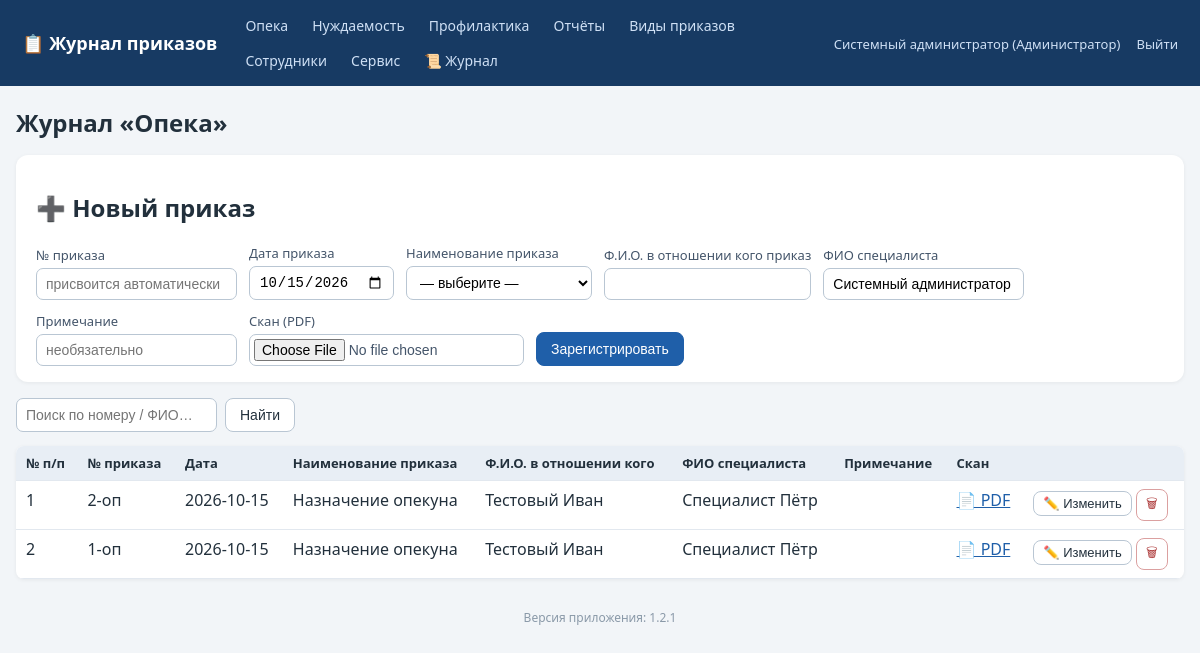
Screenshot of /journal/opeka (signed in) with the database file from the repository.
### tables this page shows
CREATE TABLE employees (
    id INTEGER PRIMARY KEY AUTOINCREMENT,
    full_name TEXT NOT NULL,
    position TEXT NOT NULL DEFAULT '',
    login TEXT UNIQUE,
    password_hash TEXT,
    role_id INTEGER REFERENCES roles(id)
, pwd_changed_at TEXT);

CREATE TABLE roles (
    id INTEGER PRIMARY KEY AUTOINCREMENT,
    name TEXT UNIQUE NOT NULL
);

CREATE TABLE orders (
    id INTEGER PRIMARY KEY AUTOINCREMENT,
    journal TEXT NOT NULL,           -- opeka / nuzhdaemost / profilaktika
    order_number TEXT NOT NULL,      -- номер приказа, напр. "12-оп"
    order_date TEXT NOT NULL,        -- ГГГГ-ММ-ДД
    order_type_id INTEGER REFERENCES order_types(id),
    person_fio TEXT NOT NULL DEFAULT '',   -- ФИО в отношении кого
    specialist_fio TEXT NOT NULL DEFAULT '', -- ФИО специалиста
    scan_path TEXT,
    created_at TEXT DEFAULT CURRENT_TIMESTAMP
, note TEXT NOT NULL DEFAULT '');

CREATE TABLE order_types (
    id INTEGER PRIMARY KEY AUTOINCREMENT,
    kind TEXT NOT NULL,              -- вид приказа (название журнала)
    name TEXT NOT NULL,              -- наименование приказа
    UNIQUE(kind, name)
);

### app.py (the view)
@app.route('/journal/<journal>')
def journal_list(journal):
    if journal not in JOURNAL_TYPES:
        abort(404)
    user = current_user()
    if not can_access_journal(user, journal):
        abort(403)
    q = request.args.get('q', '').strip()
    conn = get_db()
    sql = ('SELECT o.*, t.name AS type_name FROM orders o '
           'LEFT JOIN order_types t ON t.id=o.order_type_id WHERE o.journal=?')
    params = [journal]
    if q:
        sql += ' AND (o.order_number LIKE ? OR o.person_fio LIKE ? OR o.specialist_fio LIKE ?)'
        like = f'%{q}%'
        params += [like, like, like]
    sql += (' ORDER BY o.order_date DESC, '
            "CAST(NULLIF(SUBSTR(o.order_number, 1, INSTR(o.order_number || '-', '-')), '') AS INTEGER) DESC")
    rows = conn.execute(sql, params).fetchall()
    types = conn.execute('SELECT * FROM order_types WHERE kind=? ORDER BY name',
                         (journal,)).fetchall()
    today = date.today().isoformat()
    conn.close()
    return render_template('journal.html', journal=journal, title=JOURNAL_TITLES[journal],
                           rows=rows, types=types, today=today, q=q)

### app.py (called while the page is built)
@app.after_request
def log_request(response):
    try:
        uid = session.get('user_id')
        status = response.status_code
        lvl = logging.WARNING if status >= 400 else logging.INFO
        log.log(lvl, f'[HTTP] {request.method} {request.path} -> {status} '
                     f'(IP: {request.remote_addr}, user_id: {uid or "-"})')
        if status == 403:
            audit('ОТКАЗ В ДОСТУПЕ (403)', f'{request.method} {request.path}')
        if (request.endpoint == 'login' and request.method == 'POST'
                and status == 200):
            log.warning(f'[БЕЗОПАСНОСТЬ] Неудачная попытка входа: логин '
                        f"'{request.form.get('login','')}' от IP "
                        f"{request.remote_addr}")
    except Exception:
        pass
    return response

def get_db():
    conn = sqlite3.connect(DB_PATH)
    conn.row_factory = sqlite3.Row
    conn.execute('PRAGMA foreign_keys = ON')
    return conn

def current_user():
    uid = session.get('user_id')
    if not uid:
        return None
    conn = get_db()
    u = conn.execute('SELECT e.*, r.name AS role_name FROM employees e '
                     'LEFT JOIN roles r ON r.id=e.role_id WHERE e.id=?', (uid,)).fetchone()
    conn.close()
    return u

def can_access_journal(user, journal):
    if not user:
        return False
    if user['role_name'] == 'Администратор':
        return True
    return user['role_name'] in ROLE_ACCESS[journal]

@app.before_request
def _guard():
    open_exceptions = ('login', 'logout', 'static')
    if request.endpoint in open_exceptions:
        return
    if not session.get('user_id'):
        return redirect(url_for('login'))

@app.context_processor
def inject_globals():
    user = current_user()
    journals = [j for j in JOURNAL_TYPES if user and can_access_journal(user, j)]
    return dict(
        cu=user,
        accessible_journals=[(j, JOURNAL_TITLES[j]) for j in journals],
        all_journals=[(j, JOURNAL_TITLES[j]) for j in JOURNAL_TYPES],
        journal_titles=JOURNAL_TITLES,
        all_roles=ALL_ROLES,
        app_version=APP_VERSION,
    )

### templates/journal.html (shortened to what this page needs)
{% extends 'base.html' %}
{% block content %}
<h1>Журнал «{{ title }}»</h1>
<div class="panel">
  <h2>➕ Новый приказ</h2>
  <form method="post" action="{{ url_for('journal_create', journal=journal) }}" enctype="multipart/form-data">
    <label>№ приказа <input name="order_number" placeholder="присвоится автоматически"></label>
    <label>Дата приказа <input type="date" name="order_date" value="{{ today }}"></label>
    <label>Наименование приказа
      <select name="order_type_id" required>
        <option value="">— выберите —</option>
      </select>
    </label>
    <label>Ф.И.О. в отношении кого приказ <input name="person_fio" required></label>
    <label>ФИО специалиста <input name="specialist_fio" value="{{ cu.full_name if cu else '' }}"></label>
    <label>Примечание <input name="note" placeholder="необязательно"></label>
    <label>Скан (PDF) <input type="file" name="scan" accept=".pdf,application/pdf"></label>
    <button class="btn primary" type="submit">Зарегистрировать</button>
  </form>
</div>
<form method="get" class="searchbar no-print">
  <input name="q" value="{{ q }}" placeholder="Поиск по номеру / ФИО…">
  <button class="btn">Найти</button>
</form>
<table class="grid">
  <tr><th>№ п/п</th><th>№ приказа</th><th>Дата</th><th>Наименование приказа</th>
      <th>Ф.И.О. в отношении кого</th><th>ФИО специалиста</th><th>Примечание</th><th>Скан</th><th class="no-print"></th></tr>
  {% for r in rows %}
  <tr>
    <td>{{ loop.index }}</td>
    <td>{{ r.order_number }}</td>
    <td>{{ r.order_date }}</td>
    <td>{{ r.type_name or '—' }}</td>
    <td>{{ r.person_fio }}</td>
    <td>{{ r.specialist_fio }}</td>
    <td>{{ r.note if 'note' in r.keys() else '' }}</td>
    <td>{% if r.scan_path %}<a href="{{ url_for('order_scan', oid=r.id) }}" target="_blank">📄 PDF</a>{% else %}—{% endif %}</td>
    <td class="actions no-print">
      <button class="btn sm" data-id="{{ r.id }}" data-number="{{ r.order_number }}" data-date="{{ r.order_date }}"
              data-typeid="{{ r.order_type_id or '' }}" data-person="{{ r.person_fio }}" data-spec="{{ r.specialist_fio }}"
              data-note="{{ r.note if 'note' in r.keys() else '' }}"
              onclick="openEdit(this)">✏️ Изменить</button>
      <form method="post" action="{{ url_for('order_delete', oid=r.id) }}" style="display:inline"
            onsubmit="return confirm('Удалить приказ?')"><button class="btn sm danger">🗑</button></form>
    </td>
  </tr>
  {% endfor %}
</table>
{% endblock %}

### templates/base.html (shortened to what this page needs)
<!DOCTYPE html>
<html lang="ru">
<head>
<link rel="stylesheet" href="{{ url_for('static', filename='style.css') }}">
</head>
<body>
<header class="topbar no-print">
  <div class="brand"><a href="{{ url_for('index') }}">📋 Журнал приказов</a></div>
  <nav>
    {% for j, t in accessible_journals %}
      <a href="{{ url_for('journal_list', journal=j) }}">{{ t }}</a>
    {% endfor %}
    {% if cu and (cu.role_name in ['Администратор','Куратор']) %}
      <a href="{{ url_for('reports') }}">Отчёты</a>
    {% endif %}
    <a href="{{ url_for('order_types') }}">Виды приказов</a>
    {% if cu and cu.role_name == 'Администратор' %}
      <a href="{{ url_for('employees') }}">Сотрудники</a>
      <a href="{{ url_for('service') }}">Сервис</a>
      <a href="{{ url_for('logs_view') }}" title="Журнал логирования">📜 Журнал</a>
    {% endif %}
  </nav>
  <div class="userbox">
    {% if cu %}
      <a href="{{ url_for('profile') }}" title="Сменить пароль">{{ cu.full_name }} ({{ cu.role_name }})</a>
      <a href="{{ url_for('logout') }}">Выйти</a>
    {% endif %}
  </div>
</header>
<main class="container">
  {% block content %}{% endblock %}
</main>
<footer class="foot no-print">Версия приложения: {{ app_version }}</footer>
</body>
</html>

### static/style.css (style rules this page uses)
:root { --bs:#1f5fa9;--bg:#f2f5f8;--tx:#22303c; }
* { box-sizing:border-box }
body { margin:0;font-family:"Segoe UI",Arial,sans-serif;background:var(--bg);color:var(--tx); }
a { color:var(--bs); }
.topbar { display:flex;align-items:center;gap:18px;flex-wrap:wrap;background:#173a63;color:#fff;padding:10px 22px; }
.topbar .brand a { color:#fff;font-weight:700;font-size:18px;text-decoration:none; }
.topbar nav { display:flex;gap:4px;flex-wrap:wrap;flex:1; }
.topbar nav a { color:#cfe0f5;text-decoration:none;padding:6px 10px;border-radius:6px;font-size:14px; }
.userbox a { color:#cfe0f5;text-decoration:none;font-size:13px;margin-left:12px; }
.container { max-width:1200px;margin:20px auto;padding:0 16px; }
h1 { font-size:24px; }
.panel { background:#fff;border-radius:12px;padding:16px 20px;margin:16px 0;box-shadow:0 1px 4px rgba(0,0,0,.06); }
.panel form { display:flex;flex-wrap:wrap;gap:12px;align-items:end; }
label { display:flex;flex-direction:column;font-size:13px;gap:4px;color:#44556a; }
input,select { padding:7px 9px;border:1px solid #b9c6d3;border-radius:7px;font-size:14px;background:#fff; }
input[type=file] { padding:4px; }
.btn { display:inline-block;padding:8px 14px;border-radius:8px;border:1px solid #b9c6d3;background:#fff;color:var(--tx);cursor:pointer;font-size:14px;text-decoration:none; }
.btn.primary { background:var(--bs);border-color:var(--bs);color:#fff; }
.btn.danger { background:#fff;border-color:#dba0a0;color:#a33; }
.btn.sm { padding:4px 9px;font-size:13px; }
table.grid { width:100%;border-collapse:collapse;background:#fff;margin:14px 0;box-shadow:0 1px 4px rgba(0,0,0,.06);border-radius:8px;overflow:hidden; }
.grid th { background:#e8eef5;font-size:13px;text-align:left; }
.grid th,.grid td { padding:8px 10px;border-bottom:1px solid #e2e8ef;vertical-align:top; }
.actions { white-space:nowrap; }
.searchbar { display:flex;gap:8px;margin:10px 0; }
.foot { text-align:center;color:#8a99a8;font-size:12px;margin:30px 0; }

### rows the page displays
employees: full_name "Системный администратор", specialist_fio "Системный администратор"
roles: role_name "Администратор"
orders: order_number "2-оп", order_date "2026-10-15", name "Назначение опекуна", person_fio "Тестовый Иван", specialist_fio "Специалист Пётр"
orders: order_number "1-оп", order_date "2026-10-15", name "Назначение опекуна", person_fio "Тестовый Иван", specialist_fio "Специалист Пётр"

### other values shown
{{ t }} "Опека" "Нуждаемость" "Профилактика"
{{ title }} "Опека"
{{ app_version }} "1.2.1"
